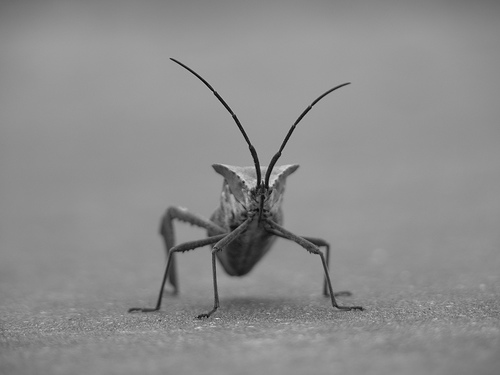
#> input picture images/chinche_L.png, 500 x 375 px
$ jupyter execute Tema_1a.ipynb
#> lines starting #> are read from the running program, lines starting #| are printed output that depends on the picture; after the words box and inside, x2 and y2 are one past the last pixel; in counts of white or black regions, pixels touching at a corner belong together
 [](https://colab.research.google.com/github/ULPGC-GTMA/ULPGC-TIV/Tema_1a.ipynb)

 Si el *notebook* se ejecuta en Google Colab hay que recordar crear una carpeta *images* en dicho entorno y subir a la misma las imágenes con las que se vaya a experimentar. En la versión que se distribuye de este *notebook* hay que subir images/chinche_L.png.

 Si bien hay varias opciones para crear la carpeta y subir los ficheros, lo más sencillo y apropiado para la asignatura es buscar el icono de carpeta en el lado izquierdo de la ventana para abrir una vista de archivos. Entonces uede crearse la carpeta fácilmente en Colab. Para subir los archivos, previamente deben descargarse, a mano, desde GitHub al ordenador local y desde éste subirlo a la carpeta recién creada en Colab. Puede resultar necesario actualizar la vista.

# Tema 1: Introducción a las Tecnologías de la Imagen

## Procesado de Imágenes con Python (a)

Python es un lenguaje de programación potente y fácil de utilizar. Tiene estrucuturas de datos de alto nivel eficientes y un modelo de programación orientado a objetos simple y efectivo. Al tratarse de un lenguaje interpretado es ideal para realizar *scripts* y para el desarrollo rápido de aplicaciones. Por todo ello es tan popular en muchos campos de aplicación y, en particular, en distintas ramas de la ingeniería y de la ciencia.

Cuando decimos **Python** nos referimos básicamente a dos componentes:
* El lenguaje de programación, actualmente en su versión 3.X
* La librería estándard, que complementa el lenguaje con una enorme funcionalidad. Es a lo que sus desarrolladores se refieren cuando dicen que Python viene con las *pilas incluidas*.

Si lo deseas, puedes ampliar la información en el [Tutorial de Python](https://docs.python.org/es/3.9/tutorial/index.html).

Además, lógicamente se necesita un intérprete del lenguaje que pueda ejecutar sus sentencias. Nosotros vamos a utilizar el [ecosistema Jupyter](https://jupyter.org/) que utiliza un intérprete denominado [iPython](https://ipython.org/), que añade mucha funcionalidad al intérpreto estándar de Python, por ejemplo facilitando la gestión de contenidos gráficos. Ello permite que pueda ejecutarse y visualizarse el código de Python en un *notebook* como éste que estás leyendo.

A pesar de la potencia del lenguaje Python y de su librería estándar, mucha funcionalidad debe apoyarse en paquetes de software adicionales, que se integran fácilmente en Python. De hecho, Python apenas cuenta con funcionalidad para trabajar con imágenes y por ello se desarrolló [PILLOW](https://pillow.readthedocs.io/en/latest/handbook/overview.html), esto es, la *Python Imaging Library*, que es capaz de gestionar muchos formatos de imágenes, cuenta con una reseñable capacidad de procesado y es, además, muy eficiente. Sin embargo, [PILLOW](https://pillow.readthedocs.io/en/latest/handbook/overview.html) no añade funcionalidad de visualización de imágenes a la disponible en la librería estándar, que es muy pobre y limitada a un paquete denominado [tkinter](https://docs.python.org/es/3.9/library/tk.html). Afortunadamente, iPython y Jupyter van a ayudarnos, como veremos seguidamente.

### PILLOW (y un breve repaso de orientación a objetos)

Veamos primero algunas cosas que podemos hacer con [PILLOW](https://pillow.readthedocs.io/en/stable/), que es un [paquete](https://docs.python.org/es/3/tutorial/modules.html#packages) de Python denominado PIL (Python Image Library) por razones históricas (realmente PILLOW es un *fork* del sistema PIL inicial, que dejó de desarrollarse y ha sido sustituido por PILLOW).

Los [módulos](https://docs.python.org/es/3/tutorial/modules.html#) de PILLOW deben de importarse en el espacio de nombres local para que el intérprete los pueda localizar.

Python es un lenguaje orientado a objetos y, de hecho, en Python, **todo es un objeto** y, por tanto, instancias de **clases**. De hecho, tanto los paquetes como los módulos son objetos.

Algunos conceptos preliminares importantes relativos a la orientación a objetos de Python:
* Objetos: abstracción de datos. Se caracterizan por tener:
   * Atributos o propiedades
   * Métodos (lo que pueden hacer)
* Cada objeto Python tiene
   * Identidad o ID: `id(objeto)`. <u>Identificador único que nunca cambia</u> tras crearse el objeto
   * Tipo: `type(a)`. Determina qué <u>valores y operaciones son admisibles</u>. Nunca cambia
   * Valor. Una vez creado el objeto, su valor sólo puede cambiar si es **mutable**. Muchos objetos son **inmutables**.
* **Nombre**: refieren objetos mediante una operación o estamento que los vincula. Es una abstracción semejante a la de *variable* en otros lenguajes. **No confundir el nombre con el objeto**.
  * `del` elimina el vínculo entre el nombre y el objeto

Importaremos el módulo [PIL.Image](https://pillow.readthedocs.io/en/stable/reference/Image.html), que proporciona la clase *Image* para representar las imágenes PIL, con atributos y métodos de los objetos de clase Image. Además, también proporciona algunas funciones (objetos también, como todo en Python) de fábrica o factoría, esto es, objetos que se utilizan para crear otros objetos, tales como funciones para cargar imágenes desde los ficheros o para crear nuevas imágenes.

[cell 1]
from PIL import Image

print(type(Image)) # Objeto de clase module

Utilizamos la función de factoría del módulo [Image.open()](https://pillow.readthedocs.io/en/stable/reference/Image.html#functions) para leer un fichero .png y crear un nuevo objeto de clase *Image* con el que vamos a trabajar, dándole un nombre que lo referencia. Además, tiene un identificador único, atributos y métodos.

Las cadenas de caracteres, como la que utilizamos en el nombre del fichero, son también objetos, en este caso, de clase [str](https://docs.python.org/es/3/tutorial/introduction.html#strings) (*string*). Se trata de un objeto (la cadena) que es una **secuencia** de otros objetos (los caracteres, que realmente son cadenas con un único elemento) que, además, es **inmutable**, esto es, las cadenas, una vez creadas en memoria no las podemos modificar, sino que hay que crear otras nuevas que las sustituyan si queremos modificarlas. Veremos más adelante otros tipos de secuencias como las **tuplas**, que también son inmutables, y las **listas**, que son **mutables**.

Por cierto, los **números** son también objetos **inmutables**, y los hay de varias clases: enteros, reales, complejos y booleanos.

[cell 2]
file = 'images/chinche_L.png'
print(type(file))
print(id(file))

img  = Image.open(file)
#> img is the input picture: PIL image 500x375 L; min 0, max 217, mean 140.5
print(type(img))
#| <class 'PIL.PngImagePlugin.PngImageFile'>
print(id(img))
#| 139766920675856

Ya hemos comentado que **PILLOW** tiene muy escasa funcionalidad gráfica. Sin embargo Jupyter y el intérprete iPython, sí que la tienen, y pueden gestionar los objetos *Image* de PILLOW. Para ello se utiliza la función [display](https://ipython.readthedocs.io/en/stable/api/generated/IPython.display.html#functions) del módulo *display* del paquete iPython, que ya está integrada en el intérprete, por lo que no tenemos que importarla. Es más, el intérprete normalmente va a detectar si un objeto es directamente visualizable sin necesidad, ni siquiera, de llamar expresamente a la función, aunque ahora sí lo haremos para mostrarla. Además, la función puede utilizar distintos parámetros, mientras que si invocamos directamente el objeto, tan solo puede utilizarse con los valores por defecto.

[cell 3]
display(img)

Podemos ahora investigar [atributos](https://pillow.readthedocs.io/en/stable/reference/Image.html#image-attributes) del objeto de clase [Image](https://pillow.readthedocs.io/en/stable/reference/Image.html#the-image-class). Por ejemplo, el [formato](https://pillow.readthedocs.io/en/stable/handbook/image-file-formats.html), que en este caso es PNG, el [tamaño](https://pillow.readthedocs.io/en/stable/handbook/concepts.html#size) (ancho, alto) en píxels y el [modo](https://pillow.readthedocs.io/en/stable/handbook/concepts.html#modes), que en este caso es L, esto es, imagen en niveles de gris con 8 bits por píxel:

[cell 4]
print('formato:', img.format)
#| formato: PNG
print('(ancho, alto) =', img.size)
#| (ancho, alto) = (500, 375)
print('modo: ', img.mode)
#| modo:  L

El atributo *Image.size* es una [tupla](https://docs.python.org/es/3/tutorial/datastructures.html#tuples-and-sequences), esto es, una secuencia **inmutable** de objetos, en este caso de números enteros, aunque podrían ser los distintos elementos de la tupla de distintas clases.

Podemos acceder a los elementos de una secuencia (cadenas, tuplas o listas) indexándolas.

[cell 5]
print(type(img.size))
#| <class 'tuple'>
print('ancho: ', img.size[0], '\t', type(img.size[0]),
      '\n','alto: ', img.size[1],  '\t', type(img.size[1]))
#| ancho:  500 	 <class 'int'>
#|  alto:  375 	 <class 'int'>

Los objetos de clase *Image* tienen también [métodos](https://pillow.readthedocs.io/en/stable/reference/Image.html#the-image-class). Tenemos, por ejemplo, entre muchos otros, un **método**, que nos devuelve una **tupla** con el nombre las bandas de un objeto de clase *Image*.

Por cierto, ¿recuerdas qué son atributos y métodos en programación orientada a objetos?

[cell 6]
print(type(img.getbands))
#| <class 'method'>
print(img.getbands())
#| ('L',)

#### Pero qué es una imagen...

Podemos ver que una imagen en niveles de gris es esencialmente una función (nivel de gris) de dos variables (posición horizontal, posición vertical). En una computadora tenemos discretizadas todas las variables. En nuestra imagen de ejemplo tenemos:
- 256 niveles de gris, representados en una palabra de 8 bits para cada píxel (0 a 255). Es el modo L.
- El número de posiciones horizontales y verticales indicadas en (ancho, alto), numeradas desde (0, 0) a (ancho-1, alto-1)

Cada píxel es un pequeño rectángulo que podemos interpretar como el resultado de muestrear espacialmente la señal en un punto y mantener el nivel de gris constante en el área del rectángulo. El área de cada píxel es, por tanto, de (1 unidad de anchura x 1 unidad de altura) y el nivel de gris se mantiene constante dentro de la misma.

Para localizar los píxels en el plano de la imagen necesitamos tener un sistema de referencia. Cuando trabajamos con imágenes, generalmente, el origen del sistema de referencia, la coordenada (0, 0), se refiere a la esquina superior izquierda de la imagen, de modo que cada píxel tiene:
- la esquina superior izquierda en \[posición vertical, posición horizontal\], en unidades de anchura y altura
- la esquina superior derecha en (posición vertical+1, posición horizontal+1), en unidades de anchura y altura
- El centro en (posición vertical+0.5, posición horizontal+0.5), en unidades de anchura y altura

En cualquier caso, hay que tener mucho cuidado con el sistema de referencia y el orden de las coordenadas que utiliza cada sistema e, incluso, cada componente del software pues pueden cambiar y, de hecho, es habitual que lo hagan.

**PILLOW** nos permite hacer programáticamente las operaciones que haríamos con un paquete de edición gráfica de imágenes, de forma que podemos hacer nuestros propios *scripts* automatizados de procesado, por ejemplo, para aplicar nuestros propios filtros y transformaciones.

Como dice el refrán que *una imagen vale más que mil palabras*, vamos a ponerlo en práctica:

#### Recorte y reescalado de imagen

Utilicemos ahora el método [Image.crop()](https://pillow.readthedocs.io/en/stable/handbook/tutorial.html#cutting-pasting-and-merging-images). Tiene como parámetro una tupla cuyos cuatro componentes son enteros referidos a las esquinas superior izquierda e inferior derecha del rectángulo de recorte.

[cell 7]
x_i = 125 # posición horizontal esquina superior izquierda
y_i = 50  # posición vertical esquina superior izquierda
x_f = 375 # posición horizontal esquina inferior derecha
y_f = 325 # posición vertical esquina inferior derecha
img_recorte = img.crop((x_i, y_i, x_f, y_f))
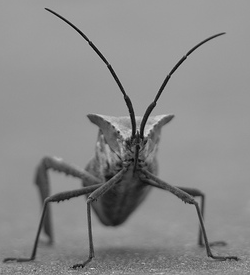
#> img_recorte: PIL image 250x275 L; min 0, max 217, mean 137.2
print('(ancho, alto) =', img_recorte.size)
#| (ancho, alto) = (250, 275)
img_recorte

¿Tal vez algo grande todavía? Hagámoslo más pequeño aplicando al objeto *Image* su método [reduce()](https://pillow.readthedocs.io/en/stable/reference/Image.html#the-image-class).

[cell 8]
factor = 4
img_reduc = img_recorte.reduce(factor)
print('(ancho, alto) =', img_reduc.size)
#| (ancho, alto) = (63, 69)
img_reduc

¿Y si ampliamos la imagen para que tenga el mismo tamaño que la original? Su método [resize()](https://pillow.readthedocs.io/en/stable/handbook/tutorial.html#geometrical-transforms) nos resultará muy útil.

Advierte cómo la imagen resultante no tendrá posiblemente la calidad que esperabas. ¿A qué se debe? Experimenta con distintos valores de recorte. El pixelado y la pérdida de la relación de aspecto son dos problemas habituales al redimensionar las imágenes.

[cell 9]
img_detalle = img_reduc.resize(img.size)
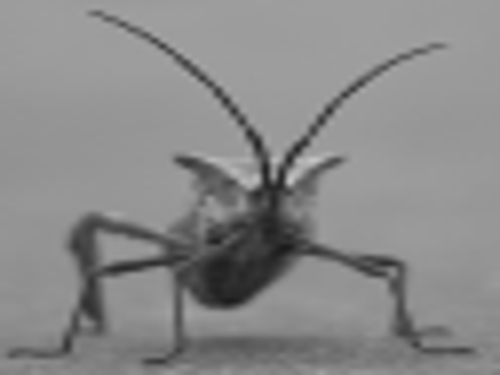
#> img_detalle: PIL image 500x375 L; min 25, max 198, mean 137.3
print('(ancho, alto) =', img_detalle.size)
#| (ancho, alto) = (500, 375)
img_detalle

#### Transformaciones geométricas

Comenzaremos con el método [Image.rotate()](https://pillow.readthedocs.io/en/stable/handbook/tutorial.html#geometrical-transforms):

[cell 10]
img_reduc.rotate(45)

Utilizaremos ahora los métodos de [transposición](https://pillow.readthedocs.io/en/stable/handbook/tutorial.html#transposing-an-image) para voltear la image fácilmente:

[cell 11]
img_reduc.transpose(Image.Transpose.FLIP_TOP_BOTTOM)

Recortemos aún más la imagen recotada para que sea cuadrada

[cell 12]
img_cuad = img_reduc.crop((0, 0, min(img_reduc.size)-1, min(img_reduc.size)-1))
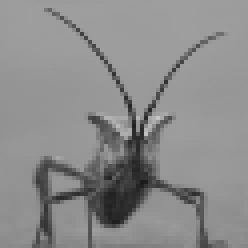
#> img_cuad: PIL image 62x62 L (shown 4 times larger); min 28, max 198, mean 139.1
print('(ancho, alto) =', img_cuad.size)
#| (ancho, alto) = (62, 62)
img_cuad

Podemos superponer imágenes con el método [Image.paste()](https://pillow.readthedocs.io/en/stable/handbook/tutorial.html#cutting-pasting-and-merging-images):

[cell 13]
x_0 = 10
y_0 = 20
img.paste(img_cuad, box = (x_0, y_0))
img

#### Secuencias de imágenes

Ahora haremos utilizaremos una lista de imágenes rotadas para hacer una **animación .gif**. Para ello debemos intruducir un nuevo objeto de secuencia, la [lista](https://docs.python.org/es/3/tutorial/introduction.html#lists), que es como la tupla pero **mutable**, esto es, la lista es una secuencia de objetos, que pueden ser de clases heterogéneas, que podemos modificar en memoria una vez definidas y que también podemos indexar para acceder a sus componentes.

En nuestro caso, tenemos una lista de objetos de clase *Image*, esto es, una secuencia de imágenes. Al ser la lista una secuencia mutable, podríamos cambiar las imágenes que la componen, pudiendo también, hacerla más corta o más larga.

[cell 14]
img_anim = [img_cuad,
            img_cuad.transpose(Image.Transpose.ROTATE_90),
            img_cuad.transpose(Image.Transpose.ROTATE_180),
            img_cuad.transpose(Image.Transpose.ROTATE_270)]

Esta es una buena ocasión para introducir el bucle [for](https://docs.python.org/es/3/tutorial/controlflow.html#for-statements), habitual en los lenguajes de programación y útil para recorrer secuencias. No abuses de su uso, pues es muy ineficiente en lenguajes interpretados, como es el caso de Python. Veremos otras alternativas más adelante.

[cell 15]
for i in [0, 1, 2, 3]:
     display(img_anim[i])

El método [save](https://pillow.readthedocs.io/en/stable/reference/Image.html#PIL.Image.Image.save) de las instancias de la clase *Image* nos permite exportar en distintos formatos. Aquí lo utilizamos para exportar un .gif a partir de la cadena de imágenes que hemos creado.

[cell 16]
duration = 300 # milisegundos que dura cada frame
img_anim[0].save("images/animation.gif", save_all=True,
                 append_images=img_anim[1:],loop=0, duration=duration)

Ahora leemos el fichero .gif que acabamos de crear:

[cell 17]
img_gif = Image.open("images/animation.gif")
print('formato:', img.format)
#| formato: PNG
print('(ancho, alto) =', img.size)
#| (ancho, alto) = (500, 375)
print('modo: ', img.mode)
#| modo:  L
print('info adicional: ', img_gif.info)
#| info adicional:  {'version': b'GIF89a', 'background': 0, 'loop': 0, 'duration': 300, 'extension': (b'NETSCAPE2.0', 795)}

El atributo [Image.info](https://pillow.readthedocs.io/en/stable/reference/Image.html#PIL.Image.Image.info) nos proporciona una nueva estructura de datos, el [diccionario](https://docs.python.org/es/3/tutorial/datastructures.html#dictionaries). Se trata de un objeto mutable (podemos variar su contenido) que permite asociar claves con valores.

Ahora leemos el .gif animado para verlo en el Notebook. El gif queda almacenado en la caché del navegador, así que si se hacen cambios es necesario refrescarlo para volver a verlo. Estas limitaciones se superarán con herramientas más potentes de visualización que se verán más adelante.

#### Imágenes en color

Creemos tres nuevas imágenes con unos rectángulos blancos en su interior. Son imágenes en niveles de gris, como las anteriores, pero que ahora solo toman los valores 0 (negro) y 255 (blanco)

[cell 18]
dim_img = (100, 100) # tamaño de las imágenes sucesivas del apartado

canal_R = Image.new("L", dim_img)
#> canal_R: PIL image 100x100 L; every value is 0
parche_R = (20, 20, 59, 59)
canal_R.paste(255, parche_R)
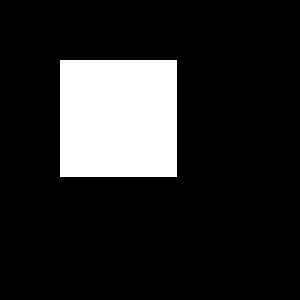
#> canal_R: PIL image 100x100 L (shown 3 times larger); 15.2% white; 1 white region, box (x1, y1, x2, y2) and area: (20, 20, 59, 59) 1521
print('formato:', canal_R.format)
#| formato: None
print('(ancho, alto) =', canal_R.size)
#| (ancho, alto) = (100, 100)
print('modo: ', canal_R.mode)
#| modo:  L
canal_R

[cell 19]
canal_G = Image.new("L", dim_img)
parche_G = (40, 20, 79, 59)
canal_G.paste(255, parche_G)
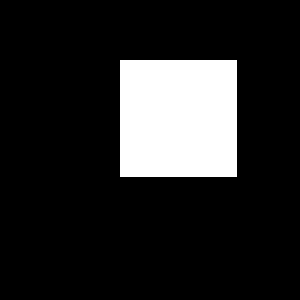
#> canal_G: PIL image 100x100 L (shown 3 times larger); 15.2% white; 1 white region, box (x1, y1, x2, y2) and area: (40, 20, 79, 59) 1521
print('formato:', canal_G.format)
#| formato: None
print('(ancho, alto) =', canal_G.size)
#| (ancho, alto) = (100, 100)
print('modo: ', canal_G.mode)
#| modo:  L
canal_G

[cell 20]
canal_B = Image.new("L", dim_img)
parche_B = (20, 40, 79, 80)
canal_B.paste(255, parche_B)
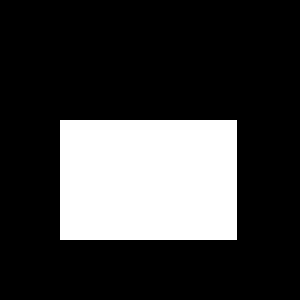
#> canal_B: PIL image 100x100 L (shown 3 times larger); 23.6% white; 1 white region, box (x1, y1, x2, y2) and area: (20, 40, 79, 80) 2360
print('formato:', canal_B.format)
#| formato: None
print('(ancho, alto) =', canal_B.size)
#| (ancho, alto) = (100, 100)
print('modo: ', canal_R.mode)
#| modo:  L
canal_B

Una imagen en color tiene tres canales
- R: rojo (red)
- G: verde (green)
- B: azul (blue)

La creamos combinando las tres anteriores, cada una como un canal, en una nueva imagen de modo RGB. Utilizamos para ello la función de factoría [Image.merge()](https://pillow.readthedocs.io/en/stable/handbook/tutorial.html#splitting-and-merging-bands) que nos permitirá crear un nuevo objeto de clase *Image* y modo RGB con dicha combinación de canales:

[cell 21]
img_RGB = Image.merge("RGB", (canal_R, canal_G, canal_B))
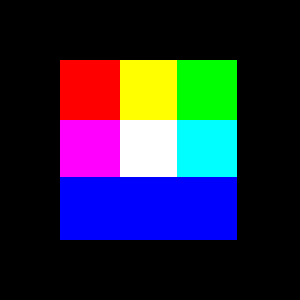
#> img_RGB: PIL image 100x100 RGB (shown 3 times larger); mean R, G, B 38.8, 38.8, 60.2
print('formato:', img_RGB.format)
#| formato: None
print('(ancho, alto) =', img_RGB.size)
#| (ancho, alto) = (100, 100)
print('modo: ', img_RGB.mode)
#| modo:  RGB
print('bandas: ', img_RGB.getbands())
#| bandas:  ('R', 'G', 'B')
img_RGB

Podemos también visualizar los canales en sus respectivos colores, creando una imagen RGB en la que los canales que no se utilizan se mantienen a cero y solo se utiliza el del color correspondiente.

[cell 22]
canal_negro = Image.new("L", dim_img)

R_RGB = Image.merge("RGB", (canal_R, canal_negro, canal_negro))
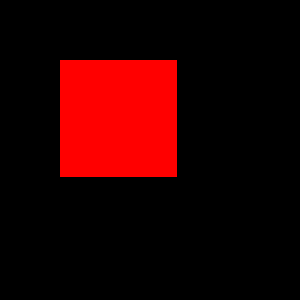
#> R_RGB: PIL image 100x100 RGB (shown 3 times larger); mean R, G, B 38.8, 0, 0
print('formato:', R_RGB.format)
#| formato: None
print('(ancho, alto) =', R_RGB.size)
#| (ancho, alto) = (100, 100)
print('modo: ', R_RGB.mode)
#| modo:  RGB
print('bandas: ', R_RGB.getbands())
#| bandas:  ('R', 'G', 'B')
R_RGB

[cell 23]
G_RGB = Image.merge("RGB", (canal_negro, canal_G, canal_negro))
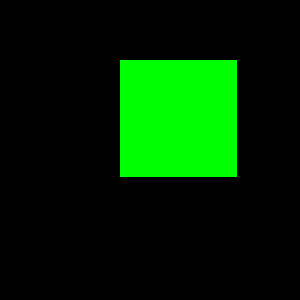
#> G_RGB: PIL image 100x100 RGB (shown 3 times larger); mean R, G, B 0, 38.8, 0
print('formato:', G_RGB.format)
#| formato: None
print('(ancho, alto) =', G_RGB.size)
#| (ancho, alto) = (100, 100)
print('modo: ', G_RGB.mode)
#| modo:  RGB
print('bandas: ', G_RGB.getbands())
#| bandas:  ('R', 'G', 'B')
G_RGB

[cell 24]
B_RGB = Image.merge("RGB", (canal_negro, canal_negro, canal_B))
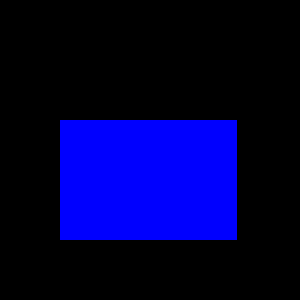
#> B_RGB: PIL image 100x100 RGB (shown 3 times larger); mean R, G, B 0, 0, 60.2
print('formato:', B_RGB.format)
#| formato: None
print('(ancho, alto) =', B_RGB.size)
#| (ancho, alto) = (100, 100)
#> (the rest of the program and of its run is left out)
